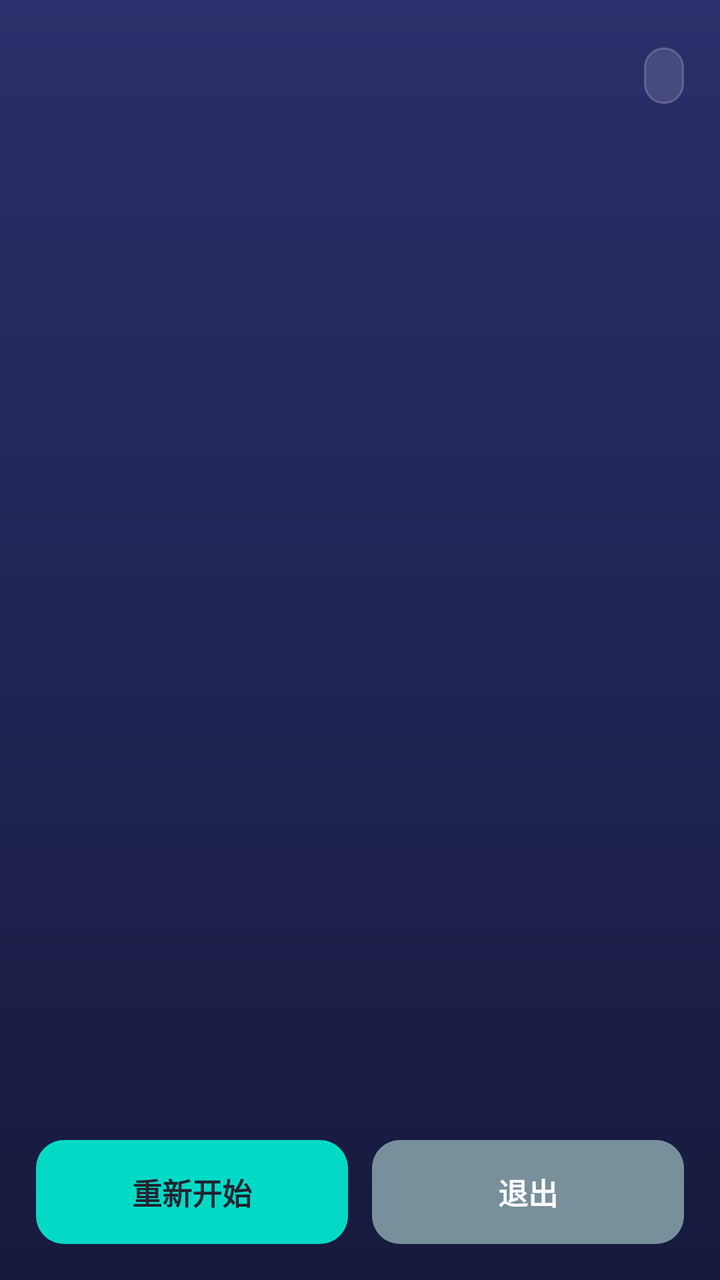
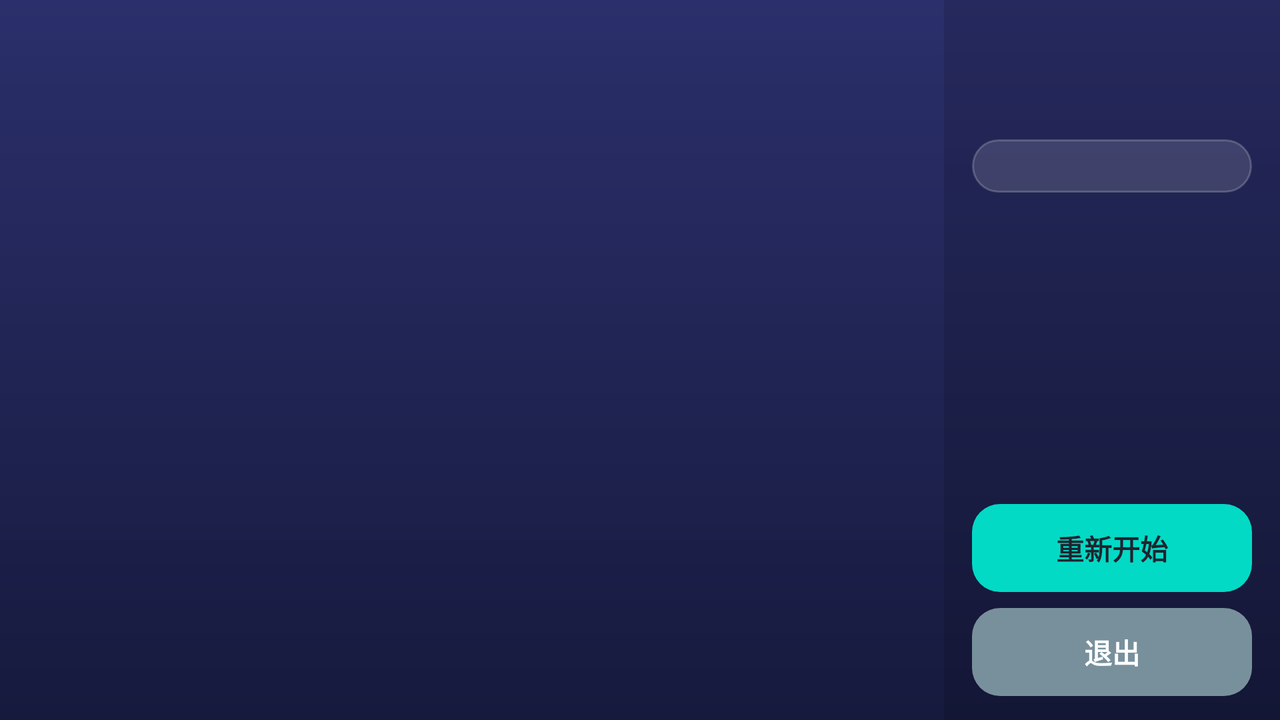

First picture: res/layout/ on a phone held upright. Second picture: the repository's own variant of that layout, on a device whose configuration matches the variant's folder. Source for both follows.
<!-- AndroidManifest.xml: application theme Theme.CardFlipGame -->
<!-- res/layout/activity_card_game.xml -->
<?xml version="1.0" encoding="utf-8"?>
<LinearLayout xmlns:android="http://schemas.android.com/apk/res/android"
    xmlns:tools="http://schemas.android.com/tools"
    android:layout_width="match_parent"
    android:layout_height="match_parent"
    android:background="@drawable/bg_game_table"
    android:orientation="vertical">

    
    <LinearLayout
        android:layout_width="match_parent"
        android:layout_height="wrap_content"
        android:baselineAligned="false"
        android:gravity="center_vertical"
        android:orientation="horizontal"
        android:paddingStart="18dp"
        android:paddingTop="12dp"
        android:paddingEnd="18dp"
        android:paddingBottom="4dp">

        <LinearLayout
            android:layout_width="0dp"
            android:layout_height="wrap_content"
            android:layout_weight="1"
            android:orientation="vertical">

            <TextView
                android:id="@+id/tv_score"
                android:layout_width="wrap_content"
                android:layout_height="wrap_content"
                android:textColor="@color/white"
                android:textSize="24sp"
                android:textStyle="bold" />

            <TextView
                android:id="@+id/tv_progress"
                android:layout_width="wrap_content"
                android:layout_height="wrap_content"
                android:layout_marginTop="2dp"
                android:textColor="@color/hud_text_secondary"
                android:textSize="13sp" />
        </LinearLayout>

        <TextView
            android:id="@+id/tv_selection"
            android:layout_width="wrap_content"
            android:layout_height="wrap_content"
            android:background="@drawable/bg_hud_badge"
            android:gravity="center"
            android:maxWidth="160dp"
            android:paddingStart="10dp"
            android:paddingTop="6dp"
            android:paddingEnd="10dp"
            android:paddingBottom="6dp"
            android:textColor="@color/white"
            android:textSize="12sp" />
    </LinearLayout>

    
    <androidx.recyclerview.widget.RecyclerView
        android:id="@+id/rv_cards"
        android:layout_width="match_parent"
        android:layout_height="0dp"
        android:layout_weight="1"
        android:clipToPadding="false"
        android:overScrollMode="never"
        android:paddingStart="8dp"
        android:paddingTop="4dp"
        android:paddingEnd="8dp"
        android:paddingBottom="4dp"
        tools:listitem="@layout/item_card" />

    
    <LinearLayout
        android:layout_width="match_parent"
        android:layout_height="wrap_content"
        android:orientation="horizontal"
        android:paddingStart="18dp"
        android:paddingTop="4dp"
        android:paddingEnd="18dp"
        android:paddingBottom="18dp">

        <Button
            android:id="@+id/btn_reset_game"
            style="@style/Widget.CardFlipGame.Button"
            android:layout_width="0dp"
            android:layout_height="52dp"
            android:layout_weight="1"
            android:backgroundTint="@color/teal_200"
            android:text="@string/btn_reset_game"
            android:textColor="@color/text_primary"
            android:textSize="15sp" />

        <Button
            android:id="@+id/btn_exit"
            style="@style/Widget.CardFlipGame.Button"
            android:layout_width="0dp"
            android:layout_height="52dp"
            android:layout_marginStart="12dp"
            android:layout_weight="1"
            android:backgroundTint="@color/btn_neutral"
            android:text="@string/btn_exit"
            android:textSize="15sp" />
    </LinearLayout>
</LinearLayout>
<!-- resources referenced by this layout -->
<resources>
  <color name="btn_neutral">#FF78909C</color>
  <color name="hud_text_secondary">#CCFFFFFF</color>
  <color name="teal_200">#FF03DAC5</color>
  <color name="text_primary">#FF1F2430</color>
  <color name="white">#FFFFFFFF</color>
  <!-- drawable bg_game_table (drawable) -->
  <?xml version="1.0" encoding="utf-8"?>
  <shape xmlns:android="http://schemas.android.com/apk/res/android"
      android:shape="rectangle">
      <gradient
          android:angle="270"
          android:endColor="@color/table_dark"
          android:startColor="@color/table_light" />
  </shape>
  <!-- drawable bg_hud_badge (drawable) -->
  <?xml version="1.0" encoding="utf-8"?>
  <shape xmlns:android="http://schemas.android.com/apk/res/android"
      android:shape="rectangle">
      <solid android:color="@color/hud_badge_bg" />
      <corners android:radius="16dp" />
      <stroke
          android:width="1dp"
          android:color="@color/hud_badge_stroke" />
  </shape>
  <string name="btn_exit">退出</string>
  <string name="btn_reset_game">重新开始</string>
  <style name="Widget.CardFlipGame.Button" parent="Widget.AppCompat.Button">
          <item name="android:background">@drawable/bg_button</item>
          <item name="android:gravity">center</item>
          <item name="android:textAllCaps">false</item>
          <item name="android:textColor">@color/white</item>
          <item name="android:textSize">16sp</item>
          <item name="android:textStyle">bold</item>
          <item name="android:stateListAnimator">@null</item>
      </style>
  <style name="Theme.CardFlipGame" parent="Theme.MaterialComponents.DayNight.DarkActionBar.Bridge">
          <item name="colorPrimary">@color/purple_500</item>
          <item name="colorPrimaryVariant">@color/purple_700</item>
          <item name="colorOnPrimary">@color/white</item>
          <item name="colorSecondary">@color/teal_200</item>
          <item name="colorSecondaryVariant">@color/teal_700</item>
          <item name="colorOnSecondary">@color/text_primary</item>
          <item name="colorAccent">@color/teal_200</item>
          <item name="android:windowBackground">@color/screen_bg</item>
          <item name="android:statusBarColor">@color/purple_700</item>
          <item name="android:textColorPrimary">@color/text_primary</item>
      </style>
  <color name="table_dark">#FF161A3D</color>
  <color name="table_light">#FF2B2F6B</color>
  <color name="hud_badge_bg">#22FFFFFF</color>
  <color name="hud_badge_stroke">#33FFFFFF</color>
  <!-- drawable bg_button (drawable) -->
  <?xml version="1.0" encoding="utf-8"?>
  <shape xmlns:android="http://schemas.android.com/apk/res/android"
      android:shape="rectangle">
      <solid android:color="@android:color/white" />
      <corners android:radius="14dp" />
  </shape>
  <color name="purple_500">#FF6200EE</color>
  <color name="purple_700">#FF3700B3</color>
  <color name="teal_700">#FF018786</color>
  <color name="screen_bg">#FFF4F5FB</color>
</resources>
<!-- res/layout-land/activity_card_game.xml (the repository's variant of the layout above) -->
<!-- drawn on the phone turned sideways -->
<?xml version="1.0" encoding="utf-8"?>
<LinearLayout xmlns:android="http://schemas.android.com/apk/res/android"
    xmlns:tools="http://schemas.android.com/tools"
    android:layout_width="match_parent"
    android:layout_height="match_parent"
    android:background="@drawable/bg_game_table"
    android:orientation="horizontal">

    
    <androidx.recyclerview.widget.RecyclerView
        android:id="@+id/rv_cards"
        android:layout_width="0dp"
        android:layout_height="match_parent"
        android:layout_weight="1"
        android:clipToPadding="false"
        android:overScrollMode="never"
        android:padding="6dp"
        tools:listitem="@layout/item_card" />

    
    <LinearLayout
        android:layout_width="168dp"
        android:layout_height="match_parent"
        android:background="@color/panel_overlay"
        android:orientation="vertical"
        android:paddingStart="14dp"
        android:paddingTop="12dp"
        android:paddingEnd="14dp"
        android:paddingBottom="12dp">

        <TextView
            android:id="@+id/tv_score"
            android:layout_width="match_parent"
            android:layout_height="wrap_content"
            android:textColor="@color/white"
            android:textSize="21sp"
            android:textStyle="bold" />

        <TextView
            android:id="@+id/tv_progress"
            android:layout_width="match_parent"
            android:layout_height="wrap_content"
            android:layout_marginTop="3dp"
            android:textColor="@color/hud_text_secondary"
            android:textSize="12sp" />

        <TextView
            android:id="@+id/tv_selection"
            android:layout_width="match_parent"
            android:layout_height="wrap_content"
            android:layout_marginTop="10dp"
            android:background="@drawable/bg_hud_badge"
            android:gravity="center"
            android:paddingStart="8dp"
            android:paddingTop="6dp"
            android:paddingEnd="8dp"
            android:paddingBottom="6dp"
            android:textColor="@color/white"
            android:textSize="11sp" />

        <Space
            android:layout_width="match_parent"
            android:layout_height="0dp"
            android:layout_weight="1" />

        <Button
            android:id="@+id/btn_reset_game"
            style="@style/Widget.CardFlipGame.Button"
            android:layout_width="match_parent"
            android:layout_height="44dp"
            android:backgroundTint="@color/teal_200"
            android:text="@string/btn_reset_game"
            android:textColor="@color/text_primary"
            android:textSize="14sp" />

        <Button
            android:id="@+id/btn_exit"
            style="@style/Widget.CardFlipGame.Button"
            android:layout_width="match_parent"
            android:layout_height="44dp"
            android:layout_marginTop="8dp"
            android:backgroundTint="@color/btn_neutral"
            android:text="@string/btn_exit"
            android:textSize="14sp" />
    </LinearLayout>
</LinearLayout>
<!-- resources referenced by the variant -->
<!-- as the phone turned sideways resolves them -->
<resources>
  <color name="btn_neutral">#FF78909C</color>
  <color name="hud_text_secondary">#CCFFFFFF</color>
  <color name="panel_overlay">#22000000</color>
  <color name="teal_200">#FF03DAC5</color>
  <color name="text_primary">#FF1F2430</color>
  <color name="white">#FFFFFFFF</color>
  <!-- drawable bg_game_table (drawable) -->
  <?xml version="1.0" encoding="utf-8"?>
  <shape xmlns:android="http://schemas.android.com/apk/res/android"
      android:shape="rectangle">
      <gradient
          android:angle="270"
          android:endColor="@color/table_dark"
          android:startColor="@color/table_light" />
  </shape>
  <!-- drawable bg_hud_badge (drawable) -->
  <?xml version="1.0" encoding="utf-8"?>
  <shape xmlns:android="http://schemas.android.com/apk/res/android"
      android:shape="rectangle">
      <solid android:color="@color/hud_badge_bg" />
      <corners android:radius="16dp" />
      <stroke
          android:width="1dp"
          android:color="@color/hud_badge_stroke" />
  </shape>
  <string name="btn_exit">退出</string>
  <string name="btn_reset_game">重新开始</string>
  <style name="Widget.CardFlipGame.Button" parent="Widget.AppCompat.Button">
          <item name="android:background">@drawable/bg_button</item>
          <item name="android:gravity">center</item>
          <item name="android:textAllCaps">false</item>
          <item name="android:textColor">@color/white</item>
          <item name="android:textSize">16sp</item>
          <item name="android:textStyle">bold</item>
          <item name="android:stateListAnimator">@null</item>
      </style>
  <style name="Theme.CardFlipGame" parent="Theme.MaterialComponents.DayNight.DarkActionBar.Bridge">
          <item name="colorPrimary">@color/purple_500</item>
          <item name="colorPrimaryVariant">@color/purple_700</item>
          <item name="colorOnPrimary">@color/white</item>
          <item name="colorSecondary">@color/teal_200</item>
          <item name="colorSecondaryVariant">@color/teal_700</item>
          <item name="colorOnSecondary">@color/text_primary</item>
          <item name="colorAccent">@color/teal_200</item>
          <item name="android:windowBackground">@color/screen_bg</item>
          <item name="android:statusBarColor">@color/purple_700</item>
          <item name="android:textColorPrimary">@color/text_primary</item>
      </style>
  <color name="table_dark">#FF161A3D</color>
  <color name="table_light">#FF2B2F6B</color>
  <color name="hud_badge_bg">#22FFFFFF</color>
  <color name="hud_badge_stroke">#33FFFFFF</color>
  <!-- drawable bg_button (drawable) -->
  <?xml version="1.0" encoding="utf-8"?>
  <shape xmlns:android="http://schemas.android.com/apk/res/android"
      android:shape="rectangle">
      <solid android:color="@android:color/white" />
      <corners android:radius="14dp" />
  </shape>
  <color name="purple_500">#FF6200EE</color>
  <color name="purple_700">#FF3700B3</color>
  <color name="teal_700">#FF018786</color>
  <color name="screen_bg">#FFF4F5FB</color>
</resources>
